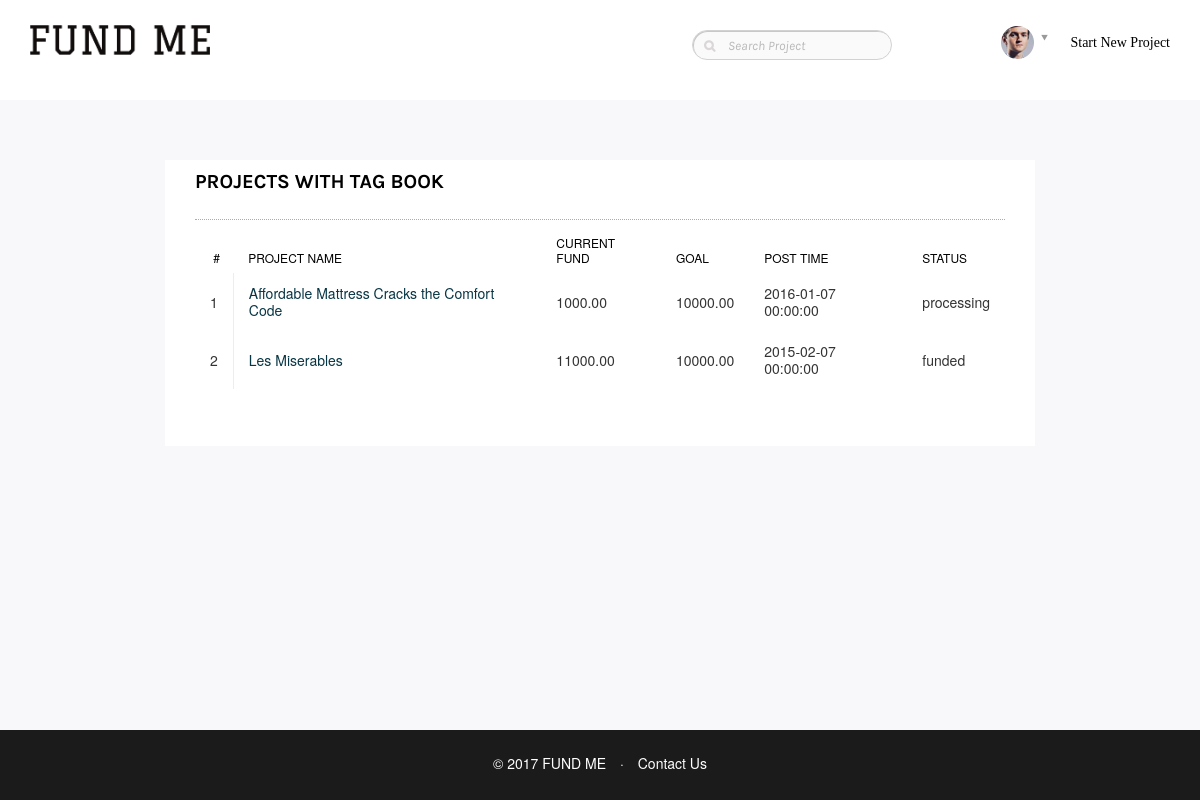
The app's page /db/taggedprojects.php?tag=Book (signed in) with its own data.
### tables this page shows
CREATE TABLE `tagged` (
  `tagname` varchar(20) NOT NULL,
  `pid` INT UNSIGNED NOT NULL,
  PRIMARY KEY (`tagname`,`pid`),
  CONSTRAINT `tagged_ibfk_1` FOREIGN KEY (`tagname`) REFERENCES `tags` (`tagname`),
  CONSTRAINT `tagged_ibfk_2` FOREIGN KEY (`pid`) REFERENCES `projects` (`pid`)
);

CREATE TABLE `projects` (
  `pid` INT UNSIGNED AUTO_INCREMENT NOT NULL,
  `pname` varchar(100) DEFAULT NULL,
  `pdescription` text DEFAULT NULL,
  `uid` varchar(40) NOT NULL,
  `minfund` decimal(10,2) DEFAULT NULL,
  `maxfund` decimal(10,2) DEFAULT NULL,
  `curfund` decimal(10,2) DEFAULT 0,
  `posttime` datetime NOT NULL,
  `endtime` datetime NOT NULL,
  `plannedtime` datetime NOT NULL,
  `completetime` datetime DEFAULT NULL,
  `pstatus` varchar(40) DEFAULT NULL,
  `creditcard` varchar(40) DEFAULT NULL,
  `filename` varchar(40) DEFAULT NULL,
  PRIMARY KEY (`pid`),
  CONSTRAINT `projects_ibfk_1` FOREIGN KEY (`uid`, `creditcard`) REFERENCES `cards` (`uid`,`cnumber`)
);

### db/helperfunction.inc (called while the page is built, shortened)
<?php
function getTaggedProjects($mysqli, $tagname) {
    $res = array();
    if ($stmt = $mysqli->prepare("select pid, pname, minfund,curfund,posttime,pstatus from Project.Tagged natural join Project.projects where tagname=?")) {
        $stmt->bind_param('s', $tagname);
        $stmt->execute();
        $stmt->bind_result($tagpid, $tagpname, $min,$cur,$posttime,$pstat);
        try {
            while ($stmt->fetch()) {
                array_push($res, array($tagpid, $tagpname, $min,$cur,$posttime,$pstat));
            }
        } catch (mysqli_sql_exception $e) {
            echo $e;
        } finally {
            $stmt->close();
        }
        return $res;
    }
}

### db/taggedprojects.php (the view, shortened to what this page needs)
<?php
require "helperfunction.inc";
$mysqli = new mysqli("localhost", "root", "123456", "", 3306);
if (isset($_SERVER["QUERY_STRING"])) {
    $tagname = explode("=", $_SERVER["QUERY_STRING"])[1];
    if(isExistTagname($mysqli, $tagname)) {
        $tagres = getTaggedProjects($mysqli, $tagname);
    } else header("Location:404.php");
} else header("Location:404.php");
?>
<!DOCTYPE html>
<html lang="en">
<head>
    <link href="assets/css/bootstrap.min.css" rel="stylesheet">
    <link href="assets/css/bootstrap-theme.css" rel="stylesheet">
    <link href="assets/css/language-selector-remove-able-css.css" rel="stylesheet">
    <link href="assets/css/flexslider.css" rel="stylesheet">
    <link href="assets/css/style.css" rel="stylesheet">
    <link href="assets/css/plugin.css" rel="stylesheet">
    <link href="assets/css/responsive.css" rel="stylesheet">
    <link href="assets/css/menu.css" rel="stylesheet">
    <link href="assets/css/color.css" rel="stylesheet">
    <link href="assets/css/iconmoon.css" rel="stylesheet">
    <link href="assets/css/themetypo.css" rel="stylesheet">
    <link href="assets/css/widget.css" rel="stylesheet">
    <link rel="stylesheet" href="https://maxcdn.bootstrapcdn.com/bootstrap/3.3.7/css/bootstrap.min.css" />
</head>
<body>
<div class="wrapper">
    <?php require "header.php";?>
    <main id="main-content">
        <div class="main-section">
            <div class="page-section">
                <div class="profile-pages">
                    <div class="container">
                        <div class="row">
                            <div class="section-fullwidth col-lg-12">
                                <div class="cs-content-holder">
                                    <div class="row">
                                        <div class="cause-holder">
                                            <div class="col-lg-12">
                                                <div class="profile-block">
                                                    <div class="cs-profile-area">
                                                        <div class="cs-title">
                                                            <h4>PROJECTS WITH TAG <?php echo $tagname;?></h4>
                                                        </div>
                                                        <div class="cs-profile-holder">
                                                            <div class="cs-table-holder">
                                                                <table>
                                                                    <thead>
                                                                    <tr>
                                                                        <th>#</th>
                                                                        <th>Project Name</th>
                                                                        <th>Current Fund</th>
                                                                        <th>Goal</th>
                                                                        <th>Post Time</th>
                                                                        <th>Status</th>
                                                                    </tr>
                                                                    </thead>
                                                                    <tbody>
                                                                    <?php
                                                                    $i = 1;
                                                                    foreach ($tagres as $val) {
                                                                        list($tagpid, $tagpname, $min,$cur,$posttime,$pstat) = $val;
                                                                        echo "<tr><td>" . $i. "</td>";
                                                                        echo "<td><a href='projectdetail.php?id=".$tagpid."'>".$tagpname ."</a></td>";
                                                                        echo "<td>" . $cur . "</td>";
                                                                        echo "<td>" . $min . "</td>";
                                                                        echo "<td>" . $posttime . "</td>";
                                                                        echo "<td>" . $pstat . "</td></tr>";
                                                                        $i = $i + 1;
                                                                    }
                                                                    ?>
                                                                    </tbody>
                                                                </table>
                                                            </div>
                                                        </div>
                                                    </div>
                                                </div>
                                            </div>
                                        </div>
                                    </div>
                                </div>
                            </div>
                        </div>
                    </div>
                </div>
            </div>
        </div>
    </main>
    <?php require "footer.php";?>
</div>
</body>
</html>

### db/assets/css/style.css (style rules this page uses)
html, body { margin: 0px; padding: 0px; min-height: 100%; height: 100%; }

### db/assets/css/plugin.css (style rules this page uses)
.cause-holder { width: 900px; margin: 0 auto; }
.profile-block { margin: 0 0 35px; box-shadow: none; background-color: #ffffff; }
.cs-profile-area { background:#fff; margin:0 0 10px; padding:0 30px 30px; }
.cs-profile-area .cs-title { border-bottom: 1px dotted #acacac; padding: 10px 0 18px; }
.cs-title h3, .cs-title h2, .cs-title h4 { font-weight:700; overflow: hidden; font-size: 20px; line-height: 23px; text-transform: uppercase; }
.cs-profile-holder { display: inline-block; padding: 20px 0 0; width: 100%; }
.cs-table-holder { display: inline-block; padding: 0 0 20px; width: 100%; }
.cause-holder .cs-table-holder { margin: -15px 0 0; }
.cs-profile-holder table { margin:0; }
.cs-profile-holder table td { color:#333; font-size: 14px; line-height: 17px; border: none; padding: 12px 15px; text-align:left; vertical-align: middle; }
.cs-profile-holder table td:nth-child(2) { border-left:1px solid #ededed; }
.cs-profile-holder table td a { color: #063544; }
.cs-profile-holder table th { color:#000; font-weight: normal; font-size: 12px; line-height: 15px; padding: 10px 10px 8px 15px; text-align:left; text-transform: uppercase; border:none; background: #fff; }
.cs-profile-holder table tr:nth-child(even) { background: #fff; }
.cs-profile-holder table th:nth-child(odd) { background: #fff; }
.cs-profile-holder table th:first-child, .cs-profile-holder table td:first-child { text-align: center; width:24px; }

### db/assets/css/themetypo.css (style rules this page uses)
* { margin: 0px; padding: 0px; }
html, body { margin: 0px; padding: 0px; min-height: 100%; height: 100%; }
body { color: #555; font-family: 'Karla', sans-serif; font-size: 14px; font-weight: normal; line-height: 1.7 !important; outline: none; background-color: #fff; }
body h1, body h2, body h3, body h4, body h5, body h6 { color: #000000; font-family: 'Karla', sans-serif; font-style: normal; font-weight: 700; line-height: 1.5; margin: 0px 0px 8px 0px; }
h4 { font-size: 16px; }
a { color: #333333; text-decoration: none; outline: none; }
.main-section { padding-top: 10px; float: left; min-width: 100%; width:auto; min-height: 100%; }
.main-section:before { height:50px; }
.profile-pages { background-color: #f8f8fb; float: left; margin-top: -50px; padding-top: 40px; width: 100%; }
.element-size-100, .section-fullwidth { float: left; width: 100%; }
.page-section { float: left; width: 100%; padding:60px 0 0 0; }
.page-section:after { content: ""; display: block; height: 0px; }
[class*="col-md"], [class*="col-lg"] { display: inline-block; margin: 0 -4px 0 0; vertical-align: top; float: none; }
.wrapper { background-color: #f8f8fb; height: 100vh; display: flex; flex-direction: column; }
main { flex: 1; }
table { background-color: transparent; max-width: 100%; }
th { text-align: left; }
table { width: 100%; margin-bottom: 10px; }
table > thead > tr > th, table > tbody > tr > th, table > tfoot > tr > th, table > thead > tr > td, table > tbody > tr > td, table > tfoot > tr > td { border-top: 1px solid #d2d2d2; border: 1px solid #d2d2d2; line-height: 2.5; padding-left: 7px; vertical-align: top; }
table thead tr th { border-top: 1px solid #d2d2d2; }
table > thead > tr > th { border-bottom: 2px solid #d2d2d2; vertical-align: bottom; }
table > caption + thead > tr:first-child > th, table > colgroup + thead > tr:first-child > th, table > thead:first-child > tr:first-child > th, table > caption + thead > tr:first-child > td, table > colgroup + thead > tr:first-child > td, table > thead:first-child > tr:first-child > td { border-bottom: 0; }

### records on screen
tagged: pid.pname "Affordable Mattress Cracks the Comfort Code", pid.curfund "1000.00", pid.minfund "10000.00", pid.posttime "2016-01-07 00:00:00", pid.pstatus "processing"
tagged: pid.pname "Les Miserables", pid.curfund "11000.00", pid.minfund "10000.00", pid.posttime "2015-02-07 00:00:00", pid.pstatus "funded"

### other values on screen
$tagname "BOOK"
